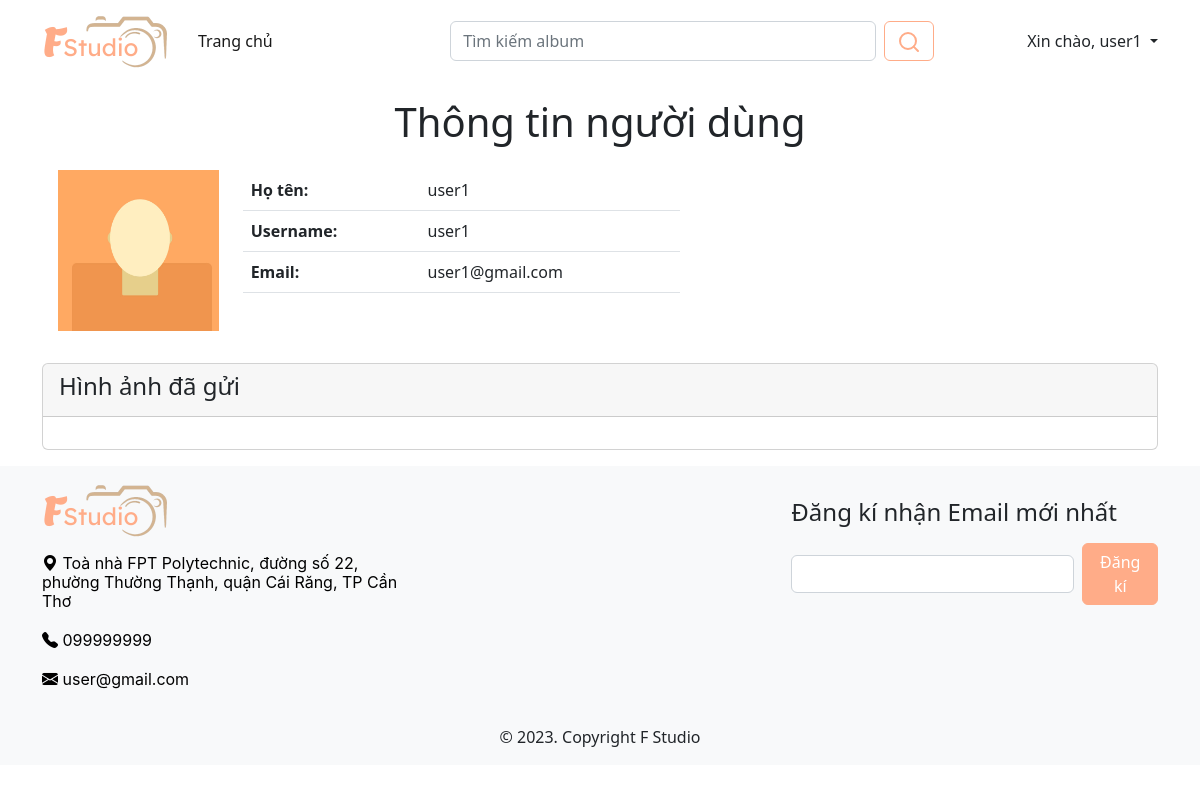
The page /client/user-info_vuntpc07201.php (signed in) on the database its author committed.
### tables this page shows
CREATE TABLE `user` (
  `user_id` int(11) NOT NULL,
  `fullName` varchar(255) NOT NULL,
  `username` varchar(255) NOT NULL,
  `email` varchar(255) NOT NULL,
  `password` varchar(255) NOT NULL,
  `permission` varchar(10) NOT NULL
);

### client/components/user-info_vuntpc07201.php (the view, shortened to what this page needs)
<?php
$user_id = $_SESSION['user_id'];
?>
<?php
require '../connect.php';
$user = $conn->query("SELECT * FROM user WHERE user_id ='$user_id'")->fetch_assoc();
?>
<div class="container my-3">
    <h1 class="text-center">Thông tin người dùng</h1>
    <div class="row bg-white p-3">
        <div class="col-md-2">
            <img src="../assets/images/users/1.jpg" alt="" class="d-block w-100 h-100 object-contain">
        </div>
        <div class="col-md-10">
            <div class="row">
                <div class="col-md-6">
                    <table class="table">
                        <tr>
                            <th>Họ tên:</th>
                            <td><?= $user['fullName'] ?></td>
                        </tr>
                        <tr>
                            <th>Username:</th>
                            <td><?= $user['username'] ?></td>
                        </tr>
                        <tr>
                            <th>Email:</th>
                            <td><?= $user['email'] ?></td>
                        </tr>
                    </table>
                </div>
            </div>
        </div>
    </div>
    <div class="card mt-3">
        <div class="card-header">
            <h4 class="card-title">Hình ảnh đã gửi</h4>
        </div>
        <div class="card-body">
        </div>
    </div>
</div>

### client/user-info_vuntpc07201.php
<?php
$components = [
    'header_vanlthpc07042',
    'user-info_vuntpc07201',
    'footer_phuoctmpc07090'
];
require_once 'header.php';
foreach ($components as $component){
    if (file_exists('components/' . '/' . $component . '.php')){
        require 'components/' . '/' . $component . '.php';
    }
}
require_once 'footer.php';

### assets/css/global_vuntpc07201.css (style rules this page uses)
.object-contain { object-fit: contain; }

### rows shown on the page
user: fullName "user1", username "user1", email "user1@gmail.com"
